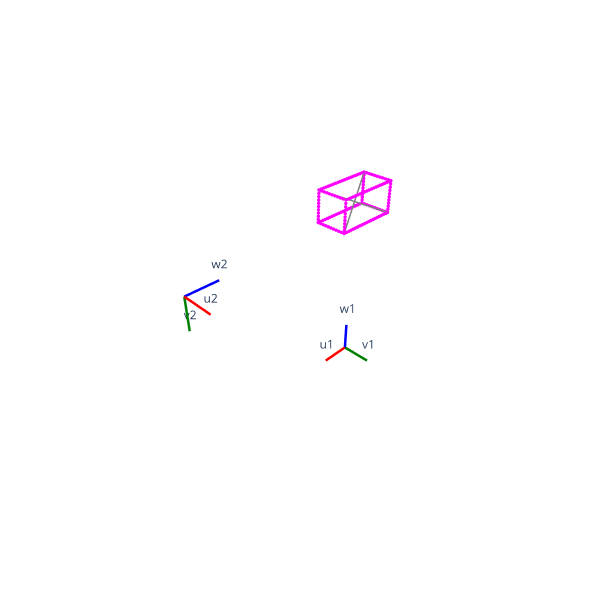

Notebook code for this chart:
### Code cell
# рассмотрим другую систему координат (u2, v2, w2)
# переход из системы координат (u2, v2, w2)
# в систему координат (u1, v1, w1)
# задается поворотом и сдвигом

R = np.array([[0, 0, -1], [1, 0, 0], [0, -1, 0]])

t = np.array([6, 0, 5])

# визуализация системы координат (u2, v2, w2)
plots = plot_coordinate_system(R=R, t=t, labels=("u2", "v2", "w2"), plots=plots)

# вывод графика
show_plots(
    width=600,
    height=600,  # размеры окна
    eye=(2, 2, 2),  # координаты точки обзора сцены
    plots=plots,
)

### Figure 1 — Plotly figure (JSON) as saved in the notebook; plotly's stock layout.template omitted (floating-point values rounded to 4 significant figures; data arrays with more than 128 entries replaced by an {"elided": "..."} marker saying what was removed)
{"data": [{"hovertemplate": "x=%{x}<br>y=%{y}<br>z=%{z}<extra></extra>", "legendgroup": "", "marker": {"color": "rgb(255, 0, 255)", "size": 2, "symbol": "circle"}, "mode": "markers", "name": "", "scene": "scene", "showlegend": false, "type": "scatter3d", "x": {"elided": "160 float values"}, "y": {"elided": "160 float values"}, "z": {"elided": "160 float values"}}, {"hovertemplate": "x=%{x}<br>y=%{y}<br>z=%{z}<extra></extra>", "legendgroup": "", "line": {"color": "gray", "dash": "solid", "width": 3}, "marker": {"symbol": "circle"}, "mode": "lines", "name": "", "scene": "scene", "showlegend": false, "type": "scatter3d", "x": [1.0, -1.0], "y": [0.5, -0.5], "z": [5.0, 6.0]}, {"hovertemplate": "x=%{x}<br>y=%{y}<br>z=%{z}<extra></extra>", "legendgroup": "", "line": {"color": "gray", "dash": "solid", "width": 3}, "marker": {"symbol": "circle"}, "mode": "lines", "name": "", "scene": "scene", "showlegend": false, "type": "scatter3d", "x": [-1.0, 1.0], "y": [0.5, -0.5], "z": [5.0, 6.0]}, {"hovertemplate": "x=%{x}<br>y=%{y}<br>z=%{z}<extra></extra>", "legendgroup": "", "line": {"color": "red", "dash": "solid", "width": 5}, "marker": {"symbol": "circle"}, "mode": "lines+text", "name": "", "scene": "scene", "showlegend": false, "text": ["", "u1"], "type": "scatter3d", "x": [0.0, 1.0], "y": [0.0, 0.0], "z": [0.0, 0.0]}, {"hovertemplate": "x=%{x}<br>y=%{y}<br>z=%{z}<extra></extra>", "legendgroup": "", "line": {"color": "green", "dash": "solid", "width": 5}, "marker": {"symbol": "circle"}, "mode": "lines+text", "name": "", "scene": "scene", "showlegend": false, "text": ["", "v1"], "type": "scatter3d", "x": [0.0, 0.0], "y": [0.0, 1.0], "z": [0.0, 0.0]}, {"hovertemplate": "x=%{x}<br>y=%{y}<br>z=%{z}<extra></extra>", "legendgroup": "", "line": {"color": "blue", "dash": "solid", "width": 5}, "marker": {"symbol": "circle"}, "mode": "lines+text", "name": "", "scene": "scene", "showlegend": false, "text": ["", "w1"], "type": "scatter3d", "x": [0.0, 0.0], "y": [0.0, 0.0], "z": [0.0, 1.0]}, {"hovertemplate": "x=%{x}<br>y=%{y}<br>z=%{z}<extra></extra>", "legendgroup": "", "line": {"color": "red", "dash": "solid", "width": 5}, "marker": {"symbol": "circle"}, "mode": "lines+text", "name": "", "scene": "scene", "showlegend": false, "text": ["", "u2"], "type": "scatter3d", "x": [6.0, 6.0], "y": [0.0, 1.0], "z": [5.0, 5.0]}, {"hovertemplate": "x=%{x}<br>y=%{y}<br>z=%{z}<extra></extra>", "legendgroup": "", "line": {"color": "green", "dash": "solid", "width": 5}, "marker": {"symbol": "circle"}, "mode": "lines+text", "name": "", "scene": "scene", "showlegend": false, "text": ["", "v2"], "type": "scatter3d", "x": [6.0, 6.0], "y": [0.0, 0.0], "z": [5.0, 4.0]}, {"hovertemplate": "x=%{x}<br>y=%{y}<br>z=%{z}<extra></extra>", "legendgroup": "", "line": {"color": "blue", "dash": "solid", "width": 5}, "marker": {"symbol": "circle"}, "mode": "lines+text", "name": "", "scene": "scene", "showlegend": false, "text": ["", "w2"], "type": "scatter3d", "x": [6.0, 5.0], "y": [0.0, 0.0], "z": [5.0, 5.0]}], "layout": {"autosize": true, "height": 600, "paper_bgcolor": "white", "scene": {"aspectmode": "data", "camera": {"center": {"x": 0, "y": 0, "z": 0}, "eye": {"x": 2, "y": 2, "z": 2}, "up": {"x": 0, "y": 0, "z": 1}}, "xaxis": {"visible": false}, "yaxis": {"visible": false}, "zaxis": {"visible": false}}, "width": 600}}
